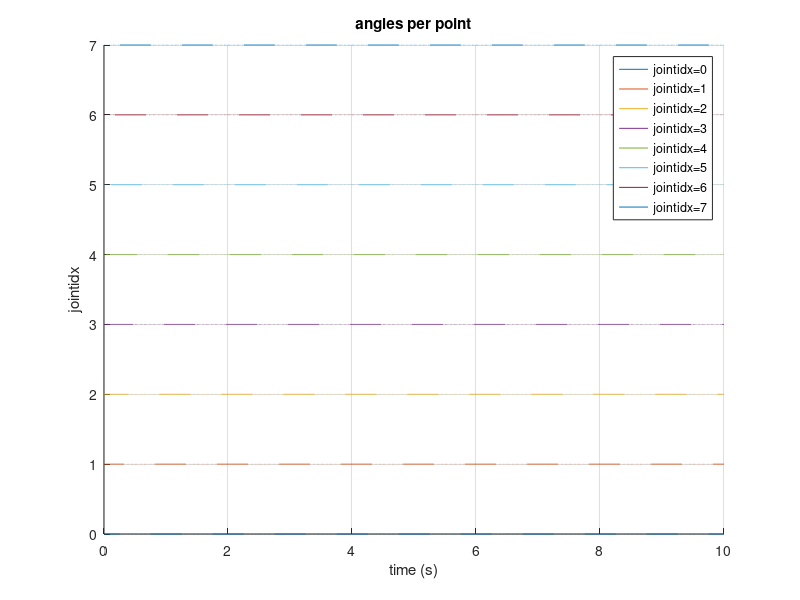
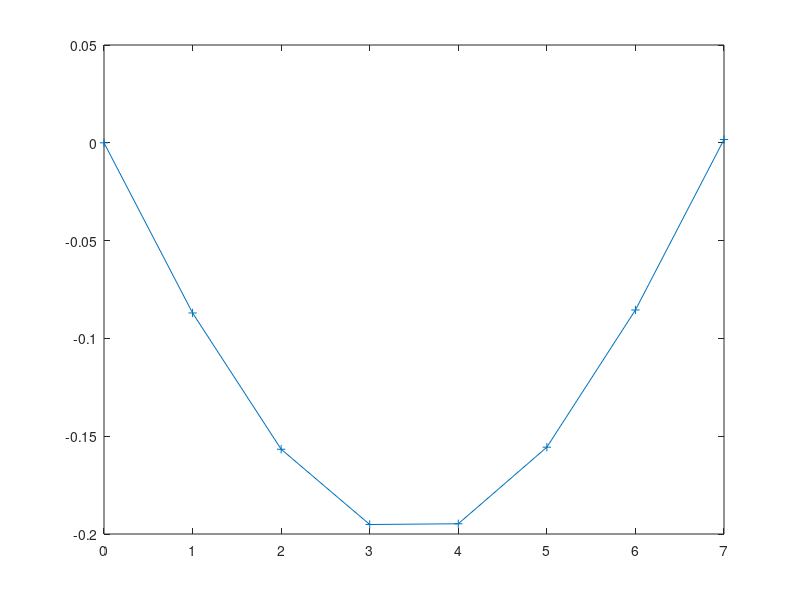

MATLAB code for these plots, in order: (Note: this script raises an error after producing the figures.)
function joint_timespace_analysis() 
    close all;

    f = 1;
    w = 2*pi*f;
    
    dt = 0.02;
    n = 4;
    timestep = dt/n;
    t = 0:timestep:10;
    
    numofjoints = 8;
    %numofjoints = 16;
    jointidcs = 0:numofjoints-1;
    
    a = 0.2;
    %phi = 2 * pi / numofjoints; %shall be optimized
    %phi = pi / numofjoints;
    %phi = 2 * pi / (numofjoints+1);
    phi = 0.45;
    %phi = pi / (numofjoints) / 4;
    
    %offset = 0.1;
    offset = 0;
    
    figure;
    hold all;
    grid on;
    title('angles per point');
    all_angles = [];
    for jointidx = jointidcs
        angles = a * sin(w*t-jointidx*phi) + offset;
        plot3(t,ones(1,length(t))*jointidx,angles);
        legendstr{jointidx+1} = sprintf('jointidx=%d',jointidx);
        all_angles = [all_angles;angles];
    end
    
%     all_angles = zeros(length(jointidcs),length(t));
%     
%     for i=1:2:length(t)
%         all_angles(5,i) = 1;
%     end
    
    
    
    xlabel('time (s)');
    ylabel('jointidx');
    zlabel('angle (-1,+1)');
    legend(legendstr);
    hold off;
    
    % plot angles
    
    figure;
    plot(jointidcs, all_angles(:,1),'+-');
    
    
%     figure;
%     hold on;
%     xlabel('relative x in resptect to the first segment');
%     ylabel('relative z in respect to the first segment');
%     segmentlength = 1.5;
%     
%     initsegment_front_pos_x = 0;
%     initsegment_back_pos_x = initsegment_front_pos_x - segmentlength;    
%     line([initsegment_front_pos_x initsegment_back_pos_x],[0 0],'Marker','.','LineStyle','-');
% 
%     for step = 1:length(t)
%         % timestep = 0
%         segment_front_pos_x = initsegment_back_pos_x;
%         segment_front_pos_y = 0;
%         old_pos_relative_angle = 0;
%         %legendstr = '';
%         for jointidx = jointidcs
%             calc_pos_relative_angle = all_angles(jointidx+1,step+1);
%             pos_relative_angle = old_pos_relative_angle + calc_pos_relative_angle;
%             draw_angle = convert_range(-1,+1, -pi/2,+pi/2, pos_relative_angle); % taken from simulation.py
%             draw_angle = pi - draw_angle;
%             segment_back_pos_x = segment_front_pos_x + cos(draw_angle)*segmentlength;
%             segment_back_pos_y = segment_front_pos_y + sin(draw_angle)*segmentlength;
%             line([segment_front_pos_x segment_back_pos_x],[segment_front_pos_y segment_back_pos_y],'Marker','.','LineStyle','-');
%             segment_front_pos_x = segment_back_pos_x;
%             segment_front_pos_y = segment_back_pos_y;
%             old_pos_relative_angle = pos_relative_angle;
%             %legendstr = strcat(legendstr,sprintf('a%d=%.2f,',jointidx,calc_pos_relative_angle));
%         end
%         title(sprintf('timestep= %.3f (s)',t(step)));
%         %legend(legendstr);
%         %pause(0.1);
%         pause(timestep);
%         
%     end
    
    bodies = create_worm(length(jointidcs)+1,1.5,[0,0]);
    %calc_pos_relative_angle = zeros(1,length(all_angles(:,1)));
    calc_pos_relative_angle = zeros(1,length(all_angles(:,1)));
    %calc_pos_relative_angle(1) = -pi/2;
    
    BOUND = 30;
    figure(3);
    grid on;
    xlim([-BOUND BOUND]);
    ylim([-BOUND BOUND]);
    ax = gca;
    set(ax,'XTick',[-BOUND:2:BOUND]);
    set(ax,'YTick',[-BOUND:2:BOUND]);
    
    bodies = bodymovement(bodies, calc_pos_relative_angle);
    printworm(bodies, 3);
    lastangles = calc_pos_relative_angle';
    for step = 1:10:length(t)
        calc_pos_relative_angle = all_angles(:,step);
        draw_angles = convert_range(-1,+1, -pi/2,+pi/2, calc_pos_relative_angle);
        %draw_angles = pi - draw_angles;
        diff_angles = draw_angles - lastangles; % bodymovement uses delta angles!
        bodies = bodymovement(bodies, diff_angles);
        lastangles = draw_angles;
        printworm(bodies, 3);
        pause;
        clf(3);
        figure(3);
        grid on;
        xlim([-BOUND BOUND]);
        ylim([-BOUND BOUND]);
        ax = gca;
        set(ax,'XTick',[-BOUND:2:BOUND]);
        set(ax,'YTick',[-BOUND:2:BOUND]);
    end
    
    
    
    
 
end

function to_val = convert_range(from_min, from_max, to_min, to_max, from_val)
    assert(from_max ~= from_min);
    from_range = (from_max - from_min);
    to_range = (to_max - to_min);
    to_val = (((from_val - from_min) * to_range) / from_range) + to_min;
end